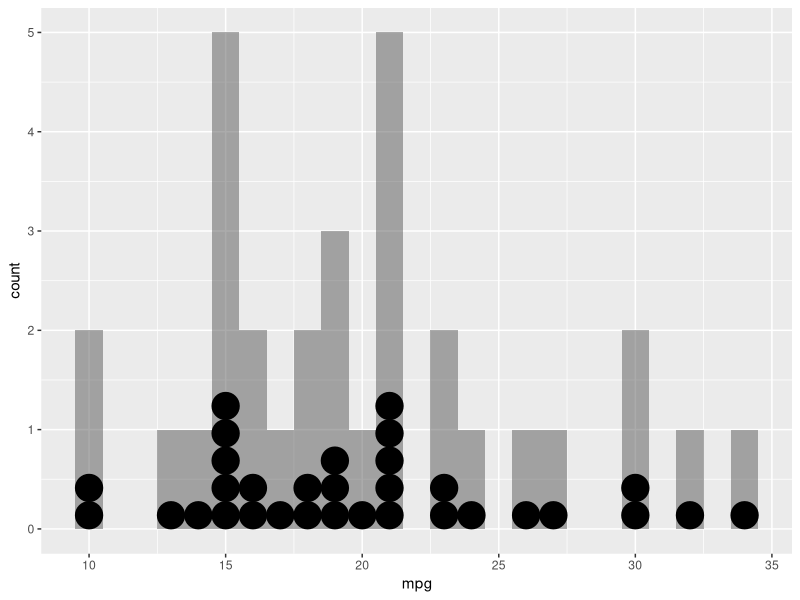

This chart was generated by the following R code: (Note: this script raises an error after producing the figure.)
library(ggplot2)

ggplot(mtcars) +
  aes(x = mpg) +
  geom_histogram(alpha = .5, binwidth = 1, center = 0) +
  geom_dotplot(binwidth = 1, method = "histodot")


data("mariokart", package = "openintro")

mariokart %>% 
  filter(total_pr < 100) %>% 
  ggplot(aes(x = total_pr)) +
  geom_histogram(bins = 10)

m2 <- 
mariokart %>% 
  filter(total_pr < 55, total_pr > 30)


m2 %>% 
  ggplot(aes(x = total_pr)) +
  geom_histogram(bins = 10) +
  labs(caption = paste0("n=", nrow(m2))) 

m2 %>% 
  ggplot(aes(y = ..density.., x = total_pr)) +
  geom_histogram(bins = 10) +
  geom_density(color = "red") +
  labs(caption = paste0("n=", nrow(m2))) +
  scale_y_continuous(breaks = c(0, 0.025, 0.05))


m2 %>% 
  ggplot(aes(x = duration)) +
  geom_histogram(binwidth = 1) +
  labs(caption = paste0("n=", nrow(m2))) +
  scale_x_continuous(breaks = 1:10)


m2 %>% 
  ggplot(aes(y = ..density.., x = duration)) +
  geom_histogram(binwidth = 1) +
  geom_density(color = "red") +
  labs(caption = paste0("n=", nrow(m2))) +
  scale_x_continuous(breaks = 1:10)


mtcars %>% 
  ggplot(aes(x = mpg)) +
  geom_density()









